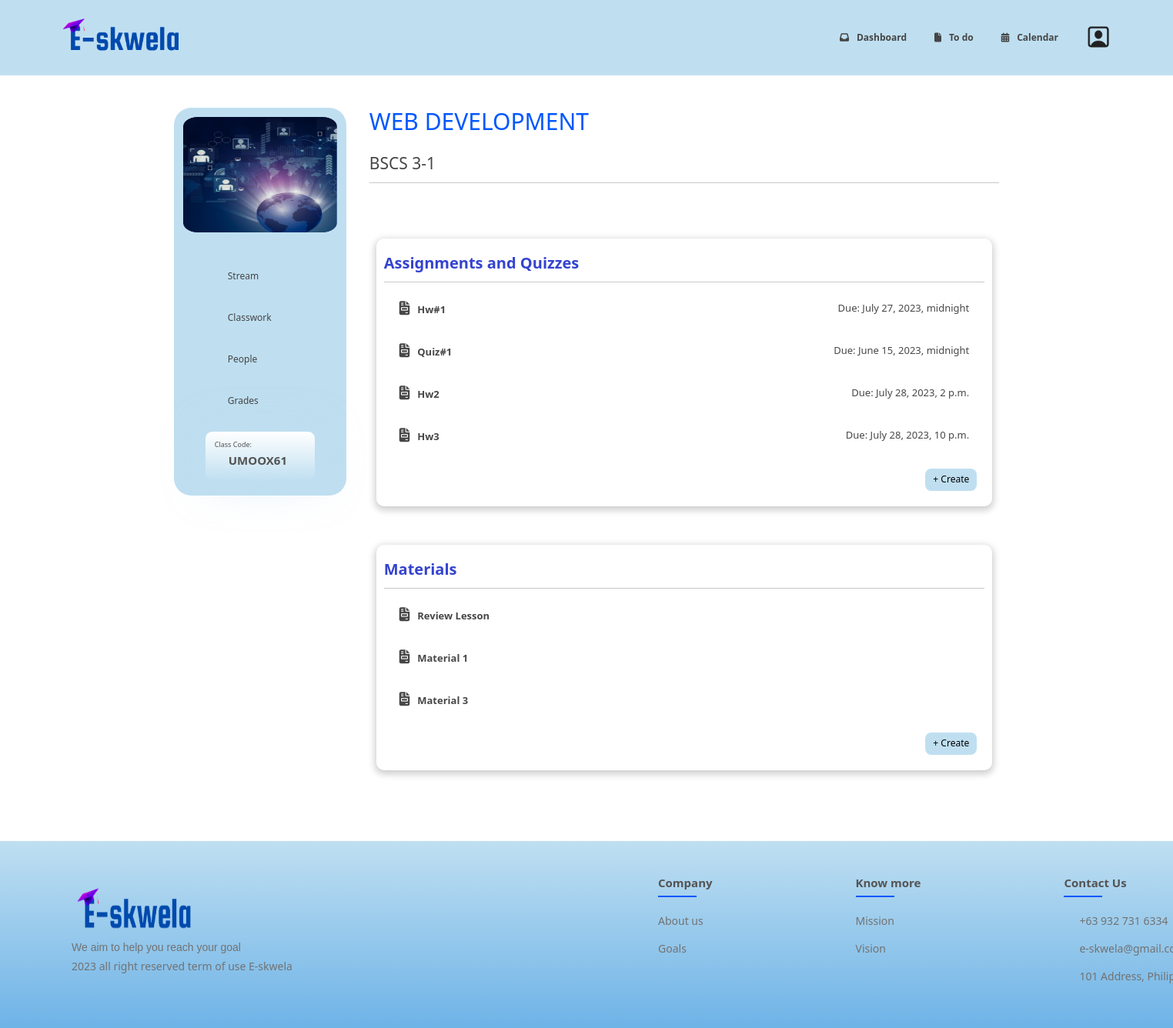
/instruct/classwork/13, run on the app's committed database.
### educ_web/models.py (models this page shows, shortened)
class Course(models.Model):
    name = models.CharField(max_length=64)
    section = models.CharField(max_length=64, blank=True)
    course_code = models.CharField(max_length=64, null=True, blank=True)
    room = models.CharField(max_length=64, blank=True)
    banner = models.ImageField(upload_to="course/", blank=True) # if none then use the default course image
    classcode = models.CharField(max_length=10, null=True)
    instructor = models.ForeignKey(User, related_name="instruct_course", on_delete=models.CASCADE)
    students = models.ManyToManyField(User, related_name="enrolled", blank=True)

class Task(models.Model):
    CATEGORY = [
        ('ASSIGNMENT', 'Assignment'),
        ('QUIZ', 'Quiz'),
        ('MATERIAL', 'Material'),
    ]
    type = models.CharField(max_length=20, choices=CATEGORY)
    title = models.CharField(max_length=64)
    instruction = models.TextField()
    score = models.FloatField(null=True, blank=True)
    due_date_time = models.DateTimeField(null=True, blank=True)
    date_time = models.DateTimeField(auto_now_add=True, editable=False, null=True)
    course = models.ForeignKey(Course, related_name="task", null=True, on_delete=models.CASCADE)

### educ_web/views.py (the view)
# urls.py: path("instruct/classwork/<int:course_id>", views.instruct_classwork, name="instruct_classwork"),
def instruct_classwork(request, course_id):
    course = Course.objects.get(pk=course_id)
    task = course.task.all()
    category = Task.CATEGORY
    return render(request, 'main/I_course/I_course_classwork.html', {
        "course": course,
        "user": request.user,
        "task": task,
        "category": category,
    })

### educ_web/templates/main/I_course/I_course_classwork.html (shortened to what this page needs)
{% extends 'main/I_course/I_course_stream.html' %}
{% load static %}
{% block instruct_stream_course %}
    <div class="container" style="margin-top: 60px;">
        <div class="ass-container"
            style="padding: 10px; width: 100%; height: auto;  border-radius: 10px; box-shadow: 0 3px 10px 2px rgba(0, 0, 0, 0.2);">
            <h4 class="assquizheader">Assignments and Quizzes</h4>
            <hr>
            <div class="expand-content ">
                {% for work in task %}
                    {% if work.type != 'MATERIAL' %}
                        <div id="content-{{ work.id }}" class="expandable-content" onclick="expandDiv(this.id)">
                            <div class="ass-title" style="display: flex; justify-content: space-between;">
                                <p><i class="fa-sharp fa-solid fa-file-invoice"></i>{{ work.title | title }}</p>
                                <p class="Due" style="float: right; font-weight: 400; padding-right: 10px;">Due: {{ work.due_date_time }}</p>
                            </div>
                        </div>
                    {% endif %}
                {% endfor %}
            </div>
            <div class="ass-footer">
                <button type="button" class="btn btn-primary"
                    style="margin: 10px; border-color: transparent; font-size: 12px; background-color: #BFDFF1; color: #000; border-radius: 8px; "
                    data-bs-toggle="modal" data-bs-target="#assign-modal">+ Create</button>
            </div>
        </div>
        <div class="material-container"
            style="padding: 10px; width: 100%; height: auto; border-radius: 10px; margin: 50px 0 50px 0; box-shadow: 0 3px 10px 2px rgba(0, 0, 0, 0.2);">
            <h4 class="materialheader">Materials</h4>
            <hr>
            <div class="expand-content">
                {% for work in task %}
                    {% if work.type == 'MATERIAL' %}
                        <div id="content-{{ work.id }}" class="expandable-content" onclick="expandDiv(this.id)">
                            <div class="ass-title" style="display: flex; justify-content: space-between;">
                                <p><i class="fa-sharp fa-solid fa-file-invoice"></i>{{ work.title | title }}</p>
                            </div>
                        </div>
                    {% endif %}
                {% endfor %}
            </div>
            <div class="ass-footer">
                <button type="button" class="btn btn-primary"
                    style="margin: 10px; border-color: transparent; font-size: 12px; background-color: #BFDFF1; color: #000; border-radius: 8px;"
                    data-bs-toggle="modal" data-bs-target="#manual-modal">+ Create</button>
            </div>
        </div>
    </div>
{% endblock %}

### educ_web/templates/main/I_course/I_course_stream.html (shortened to what this page needs)
{% extends 'main/S_home/S_home.html' %}
{% load static %}
{% block script %}
    <link href="{% static 'I_course/I_course_stream.css' %}" rel="stylesheet">
    <link rel="stylesheet" href="https://cdn.jsdelivr.net/npm/flatpickr/dist/flatpickr.min.css">
    <link rel="stylesheet" href="https://cdnjs.cloudflare.com/ajax/libs/font-awesome/6.4.0/css/all.min.css">
{% endblock %}
{% block body %}
    <div class="indiv-course-external">
        <div class="indiv-course-internal">
            <div class="nav-course-container">
                <div class="course-image-container">
                    {% if course.banner %}
                        <img src="{{ course.banner.url }}" alt="Chosen Course Picture" class="main-course-img">
                    {% else %}
                        <img src="{% static 'images/d6.png' %}" alt="Chosen Course Picture" class="main-course-img">
                    {% endif %}
                </div>
                <div class="nav-pages-container">
                    <a href="{% url 'instruct_stream' course_id=course.id %}">
                        <div class="nav-pages-external-container">
                            <div class="nav-pages-internal-container">
                                <span class="icon-nav-pages-container">
                                </span>
                                <div class="nav-pages-main-text">
                                    Stream
                                </div>
                            </div>
                        </div>
                    </a>
                    <a href="{% url 'instruct_classwork' course_id=course.id %}">
                        <div class="nav-pages-external-container">
                            <div class="nav-pages-internal-container">
                                <span class="icon-nav-pages-container">
                                </span>
                                <div class="nav-pages-main-text">
                                    Classwork
                                </div>
                            </div>
                        </div>
                    </a>
                    <a href="{% url 'instruct_people' course_id=course.id %}">
                        <div class="nav-pages-external-container">
                            <div class="nav-pages-internal-container">
                                <span class="icon-nav-pages-container">
                                </span>
                                <div class="nav-pages-main-text">
                                    People
                                </div>
                            </div>
                        </div>
                    </a>
                    <a href="{% url 'instruct_mark' course_id=course.id %}">
                        <div class="nav-pages-external-container">
                            <div class="nav-pages-internal-container">
                                <span class="icon-nav-pages-container">
                                </span>
                                <div class="nav-pages-main-text">
                                    Grades
                                </div>
                            </div>
                        </div>
                    </a>
                    <div class="instruct-classcode-container">
                        <h5>
                            Class Code:
                        </h5>
                        <h1>
                            {{ course.classcode }}
                        </h1>
                    </div>
                </div>
            </div>
            <div class="course-body-container">
                <div class="course-heading-container">
                    <span class="course-main-title-heading">
                        {% if course.code %}
                            <h1>
                                {{ course.code | upper }} : {{ course.name | upper }}
                            </h1>
                        {% else %}
                            <h1>
                                {{ course.name | upper }}
                            </h1>
                        {% endif %}
                    </span>
                    <br/>
                    <span class="course-section-title-heading">
                        <h3>
                            {{ course.section | upper }}
                        </h3>
                    </span>
                    <hr>
                </div>
                {% block instruct_stream_course %}{% endblock %}
            </div>
        </div>
    </div>
{% endblock %}

### educ_web/static/footer/footer.css (style rules this page uses)
* { margin: 0; padding: 0; box-sizing: border-box; }
:root { --main-bg-color: #bfdff1; --main-font-color: #3443cf; --border-color: #1e1e1e; --button-disabled: #7d9dba; --table-border: 1vw; --blue: #0057FE; --lightblue: #BFDFF1; --white: #ffffffff; --gray: #454545; --lightgray: #877F7F; }
html { transition: all 200ms ease-in 0ms; font-size: 12px; }
html, body { margin: 0px; }

### educ_web/static/I_course/I_course_stream.css (style rules this page uses)
.indiv-course-external { display: block; margin: auto; min-height: 100vh; max-width: 93.75rem; }
.indiv-course-internal { display: flex; justify-content: center; height: 100%; width: 100%; padding: 3.5rem 2.188rem; }
.nav-course-container { border-radius: 1.875rem; max-height: 42rem; height: 42rem; width: 20rem; background-color: #BFDFF1; display: flex; flex-direction: column; }
.course-image-container { padding: 1rem; }
.main-course-img { width: 200px; height: 150px; margin-bottom: 1.5rem; }
.nav-pages-container { display: flex; flex-direction: column; }
.nav-pages-container > a { text-decoration: none; }
.nav-pages-external-container { height: 100%; width: 100%; margin-bottom: 1rem; border-top-left-radius: 1.875rem; border-bottom-left-radius: 1.875rem; position: relative; }
.nav-pages-internal-container { height: 100%; width: 100%; display: flex; padding: 1rem; }
.icon-nav-pages-container { width: 20%; display: flex; justify-content: center; align-items: center; color: #454545; }
.nav-pages-main-text { width: 80%; margin: auto; padding-left: 1.5rem; color: #454545; }
.instruct-classcode-container { background: linear-gradient(#FFFFFF, #BFDFF1); border-radius: 15px; border: 1px solid #BFDFF1; box-shadow: 4px 4px 50px 2px rgba(191, 223, 241, 0.5); border-radius: 10px; color: #525252; max-width: 12rem; width: 12rem; padding: 1rem; margin: 1rem auto; }
.instruct-classcode-container h1 { font-size: 1.25rem; margin-left: 1.5rem; font-weight: 600; }
.instruct-classcode-container h5 { font-size: 0.75rem; }
.course-body-container { height: 100%; width: calc(100% - 15rem); margin-left: 2.5rem; display: flex; flex-direction: column; }
.course-heading-container { z-index: -1; }
.course-main-title-heading { color: #0057FE; align-items: flex-start; }
.course-section-title-heading { color: #454545; }
.assquizheader, .materialheader { padding-top: 10px; padding-bottom: 0; color: #3443CF; font-weight: bold; font-size: 20px; }
.expand-content { align-items: center; justify-content: center; }
.expandable-content { background-color: #fff; height: 45px; margin: 10px; cursor: pointer; color: #474747; border-radius: 12px; padding-top: 12px; padding-left: 10px; }
.expandable-content p { font-size: 13px; font-weight: bold; }
.expandable-content i { margin-right: 10px; font-size: 18px; }
.ass-footer { display: flex; justify-content: flex-end; align-items: flex-end; }
.ass-footer button { margin: 0; position: relative; }
:root { --main-bg-color: #bfdff1; --main-font-color: #3443cf; --border-color: #1e1e1e; --button-disabled: #7d9dba; --table-border: 1vw; }
html { transition: all 200ms ease-in 0ms; font-size: 12px; font-family: 'Quicksand', sans-serif; }
html, body { margin: 0px; }
* { margin: 0; }

### data on the page
Course: classcode "UMOOX61", name "WEB DEVELOPMENT", section "BSCS 3-1"
Task: title "Hw#1", due_date_time "July 27, 2023, midnight"
Task: title "Quiz#1", due_date_time "June 15, 2023, midnight"
Task: title "Hw2", due_date_time "July 28, 2023, 2 p.m."
Task: title "Hw3", due_date_time "July 28, 2023, 10 p.m."
Task: title "Review Lesson"
Task: title "Material 1"
Task: title "Material 3"
